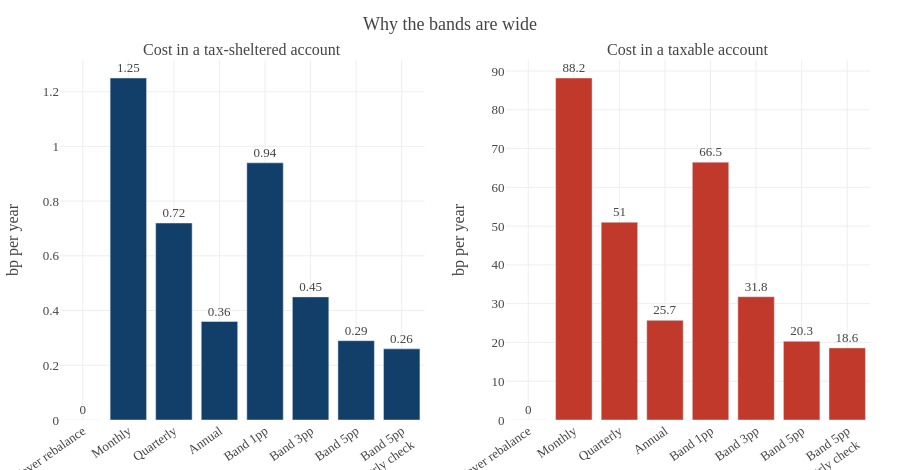

Notebook cell for this chart:
### Code cell
fig = make_subplots(rows=1, cols=2, subplot_titles=(
    'Cost in a tax-sheltered account', 'Cost in a taxable account'), shared_yaxes=False)
labels = [l for l, _ in RULES]
short = [l.replace(', checked qtrly', '<br>qtrly check') for l in labels]
fig.add_trace(go.Bar(x=short, y=costs['Trading cost (bp)'], marker_color=NAVY, showlegend=False,
                     text=costs['Trading cost (bp)'], textposition='outside',
                     hovertemplate='%{x}<br>%{y:.2f} bp<extra></extra>'), row=1, col=1)
fig.add_trace(go.Bar(x=short, y=costs['CGT cost (bp)'], marker_color=RED, showlegend=False,
                     text=costs['CGT cost (bp)'], textposition='outside',
                     hovertemplate='%{x}<br>%{y:.1f} bp<extra></extra>'), row=1, col=2)
fig.update_yaxes(title_text='bp per year', row=1, col=1)
fig.update_yaxes(title_text='bp per year', row=1, col=2)
fig.update_layout(template=TEMPLATE, height=470, title_text='Why the bands are wide')
fig.update_xaxes(tickangle=-35)
fig.show()

### Figure 1 — Plotly figure (JSON) as saved in the notebook; plotly's stock layout.template omitted (floating-point values rounded to 4 significant figures)
{"data": [{"hovertemplate": "%{x}<br>%{y:.2f} bp<extra></extra>", "marker": {"color": "#123F69"}, "showlegend": false, "text": [0.0, 1.25, 0.72, 0.36, 0.94, 0.45, 0.29, 0.26], "textposition": "outside", "type": "bar", "x": ["Never rebalance", "Monthly", "Quarterly", "Annual", "Band 1pp", "Band 3pp", "Band 5pp", "Band 5pp<br>qtrly check"], "xaxis": "x", "y": [0.0, 1.25, 0.72, 0.36, 0.94, 0.45, 0.29, 0.26], "yaxis": "y"}, {"hovertemplate": "%{x}<br>%{y:.1f} bp<extra></extra>", "marker": {"color": "#C0392B"}, "showlegend": false, "text": [0.0, 88.2, 51.0, 25.7, 66.5, 31.8, 20.3, 18.6], "textposition": "outside", "type": "bar", "x": ["Never rebalance", "Monthly", "Quarterly", "Annual", "Band 1pp", "Band 3pp", "Band 5pp", "Band 5pp<br>qtrly check"], "xaxis": "x2", "y": [0.0, 88.2, 51.0, 25.7, 66.5, 31.8, 20.3, 18.6], "yaxis": "y2"}], "layout": {"annotations": [{"font": {"size": 16}, "showarrow": false, "text": "Cost in a tax-sheltered account", "x": 0.225, "xanchor": "center", "xref": "paper", "y": 1, "yanchor": "bottom", "yref": "paper"}, {"font": {"size": 16}, "showarrow": false, "text": "Cost in a taxable account", "x": 0.775, "xanchor": "center", "xref": "paper", "y": 1, "yanchor": "bottom", "yref": "paper"}], "height": 470, "title": {"text": "Why the bands are wide"}, "xaxis": {"anchor": "y", "domain": [0, 0.45], "tickangle": -35}, "xaxis2": {"anchor": "y2", "domain": [0.55, 1], "tickangle": -35}, "yaxis": {"anchor": "x", "domain": [0, 1], "title": {"text": "bp per year"}}, "yaxis2": {"anchor": "x2", "domain": [0, 1], "title": {"text": "bp per year"}}}}
